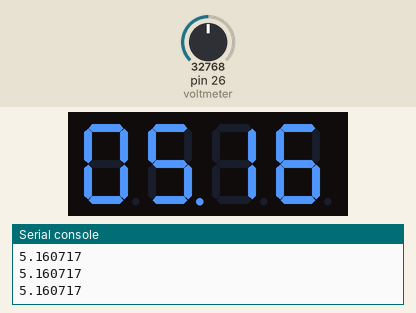
Recording of a program running on a simulated MicroPython board. Shown: 4-digit seven-segment display, the last lines printed to the serial console. The inputs (shaded band) are chosen by the test bench; at power-on: pin 26 (voltmeter) = 32768 (analog values on the 0–65535 scale). The segment pins are drawn as the display they are named for.

Above: at 1.2 s.
1.3 s: pin 26 (voltmeter) set to 45874
At 2.5 s:
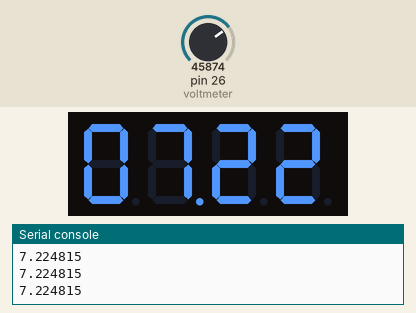
3.1 s: pin 26 (voltmeter) set to 57670
At 4.0 s:
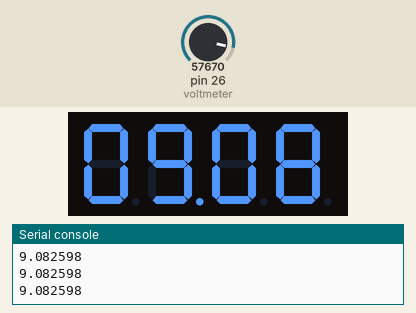
4.8 s: pin 26 (voltmeter) set to 9344
At 5.6 s:
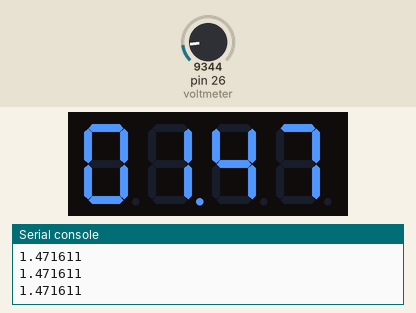
Timing chart, 0 to 7.8 s (numbered marks = the images above; inputs shaded):
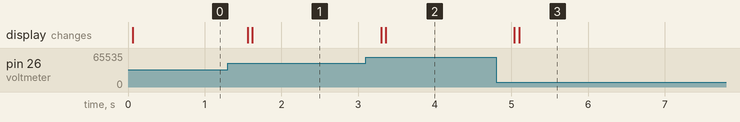

The program:

main.py
```python
from segment_display import Display
from machine import Pin, ADC
import time

# Display pin definitions
DISPLAY_DIGIT_1_PIN = 2
DISPLAY_DIGIT_2_PIN = 3
DISPLAY_DIGIT_3_PIN = 4
DISPLAY_DIGIT_4_PIN = 5
DISPLAY_SEGMENT_A_PIN = 6
DISPLAY_SEGMENT_B_PIN = 7
DISPLAY_SEGMENT_F_PIN = 8
DISPLAY_SEGMENT_E_PIN = 16
DISPLAY_SEGMENT_D_PIN = 17
DISPLAY_SEGMENT_C_PIN = 18
DISPLAY_SEGMENT_G_PIN = 19
DISPLAY_SEGMENT_DP_PIN = 20

# Voltmeter pin definition
VOLT_METER_PIN = 26
VOLTAGE_DIVIDER_RATIO = 3.127659574 # Calculated as (R1 + R2) / R2, where R1 = 10kΩ and R2 = 4.7kΩ

# Initialize the display
display = Display(
    DISPLAY_DIGIT_1_PIN,
    DISPLAY_DIGIT_2_PIN,
    DISPLAY_DIGIT_3_PIN,
    DISPLAY_DIGIT_4_PIN,
    DISPLAY_SEGMENT_A_PIN,
    DISPLAY_SEGMENT_B_PIN,
    DISPLAY_SEGMENT_C_PIN,
    DISPLAY_SEGMENT_D_PIN,
    DISPLAY_SEGMENT_E_PIN,
    DISPLAY_SEGMENT_F_PIN,
    DISPLAY_SEGMENT_G_PIN,
    DISPLAY_SEGMENT_DP_PIN,
)

# Initialize the voltmeter
voltmeter = ADC(Pin(VOLT_METER_PIN, Pin.IN))

# Main loop variables
update_delay_ms = 250
next_update_time = time.ticks_ms()
voltage = 0

while True:
    current_time = time.ticks_ms()

    display.write_value(voltage*100, dp=1)

    if time.ticks_diff(current_time, next_update_time) >= 0:
        voltage = (voltmeter.read_u16() / 65535) * 3.3 * VOLTAGE_DIVIDER_RATIO # Convert the ADC reading to a voltage value
        print(voltage)

        next_update_time = time.ticks_add(current_time, update_delay_ms)
```

segment_display.py
```python
from machine import Pin
import time

DIGITS = [
    # .GFEDCBA
    0b00111111, # 0
    0b00000110, # 1
    0b01011011, # 2
    0b01001111, # 3
    0b01100110, # 4
    0b01101101, # 5
    0b01111101, # 6
    0b00000111, # 7
    0b01111111, # 8
    0b01101111, # 9
]

class Display():
    digit_pins = []
    segment_pins = []
    digit_time_on_us = 500
    digit_time_off_us = 100

    def __init__(self, DIGIT_1_PIN, DIGIT_2_PIN, DIGIT_3_PIN, DIGIT_4_PIN, SEGMENT_A_PIN, SEGMENT_B_PIN, SEGMENT_C_PIN, SEGMENT_D_PIN, SEGMENT_E_PIN, SEGMENT_F_PIN, SEGMENT_G_PIN, SEGMENT_DP_PIN):
        self.digit_pins = [
            Pin(DIGIT_1_PIN, Pin.OUT),
            Pin(DIGIT_2_PIN, Pin.OUT),
            Pin(DIGIT_3_PIN, Pin.OUT),
            Pin(DIGIT_4_PIN, Pin.OUT),
        ]

        self.segment_pins = [
            Pin(SEGMENT_A_PIN, Pin.OUT),
            Pin(SEGMENT_B_PIN, Pin.OUT),
            Pin(SEGMENT_C_PIN, Pin.OUT),
            Pin(SEGMENT_D_PIN, Pin.OUT),
            Pin(SEGMENT_E_PIN, Pin.OUT),
            Pin(SEGMENT_F_PIN, Pin.OUT),
            Pin(SEGMENT_G_PIN, Pin.OUT),
            Pin(SEGMENT_DP_PIN, Pin.OUT),
        ]

    def write_value(self, value, dp=-1):
        # Convert the value to an integer and clamp it to the range 0-9999
        value = max(0, min(9999, value))
        value = int(value)

        for digit_index in range(4):
            dp_enable = (dp == digit_index)
            digit_value = (value // (10 ** (3 - digit_index))) % 10
            self.set_digit(digit_index, digit_value, dp=dp_enable)

    def set_digit(self, digit_index, digit_value, dp=False):
        # Set the common cathode
        for index in range(len(self.digit_pins)):
            digit_on = index == digit_index
            self.digit_pins[index].value(digit_on)

        # Set the segments for the digit
        for index in range(len(self.segment_pins)):
            segment_on = (DIGITS[digit_value] >> index) & 1
            self.segment_pins[index].value(segment_on)
        self.segment_pins[7].value(dp)

        time.sleep_us(self.digit_time_on_us)

        # Turn off all digits to reduce ghosting
        for index in range(len(self.segment_pins)):
            self.segment_pins[index].value(0)

        time.sleep_us(self.digit_time_off_us)
```

Measured:
- after the input at 1.3 s, the display: first changes after 0.26 s (image 1 shows a later state)
- after the input at 3.1 s, the display: first changes after 0.20 s (image 2 shows a later state)
- after the input at 4.8 s, the display: first changes after 0.24 s (image 3 shows a later state)
